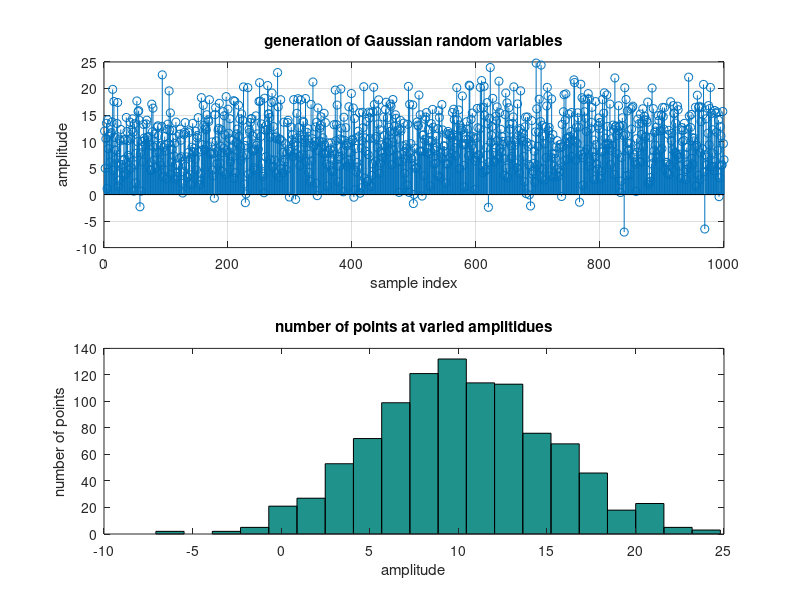
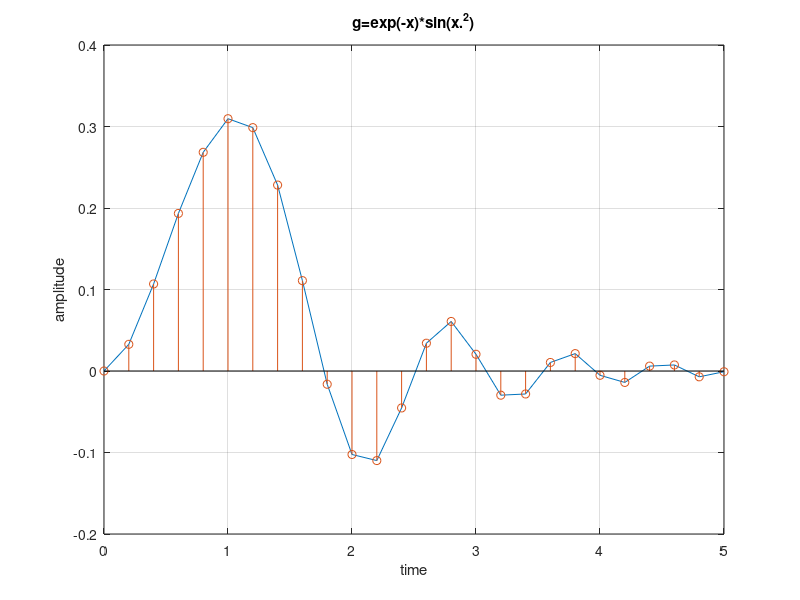
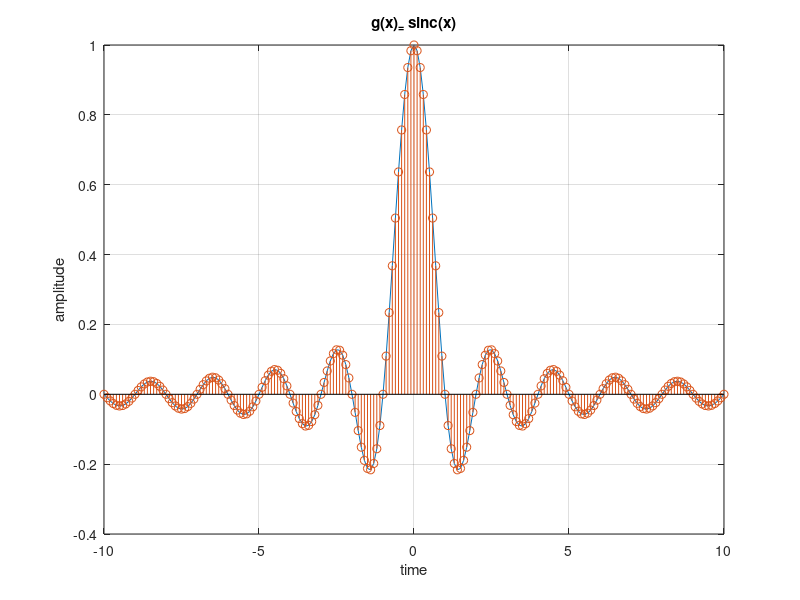

Write the MATLAB code that produced these figures, in order.
%Gaussian random variables
v=25; %variance
m=10;  %mean value
x= sqrt(v)*randn(1,1000)+ m*ones(1,1000); %gaussian distrubuion function
figure(1) %new 
subplot(2,1,1);
stem(x); % stem plots discrete valuesgrid on;  
%turns grid on
grid on
xlabel('sample index');
ylabel('amplitude');
title('generation of Gaussian random variables');
subplot(2,1,2) %allowing 2 pics on the same graph
hist(x,20);%creates histogram/bar graph
xlabel('amplitude');
ylabel('number of points');
title('number of points at varied amplitidues');% representation of g1(x) g/2 of
x1=0:.2:5;
x2=-10:.1:10;
g=exp(-x1).*sin(x1.^2); %g1
g1=sinc(x2); %g2 since value
figure (2)
plot(x1,g);
grid on;
hold all;
stem(x1,g) %when using stem(x,g)
xlabel('time');
ylabel('amplitude');
title('g=exp(-x)*sin(x.^2)');
figure (3)
plot(x2,g1)
grid on;
hold all; % holds pic to allow same pic to show on graph
stem(x2,g1);
xlabel('time');
ylabel('amplitude');
title('g(x)_= sinc(x)');

